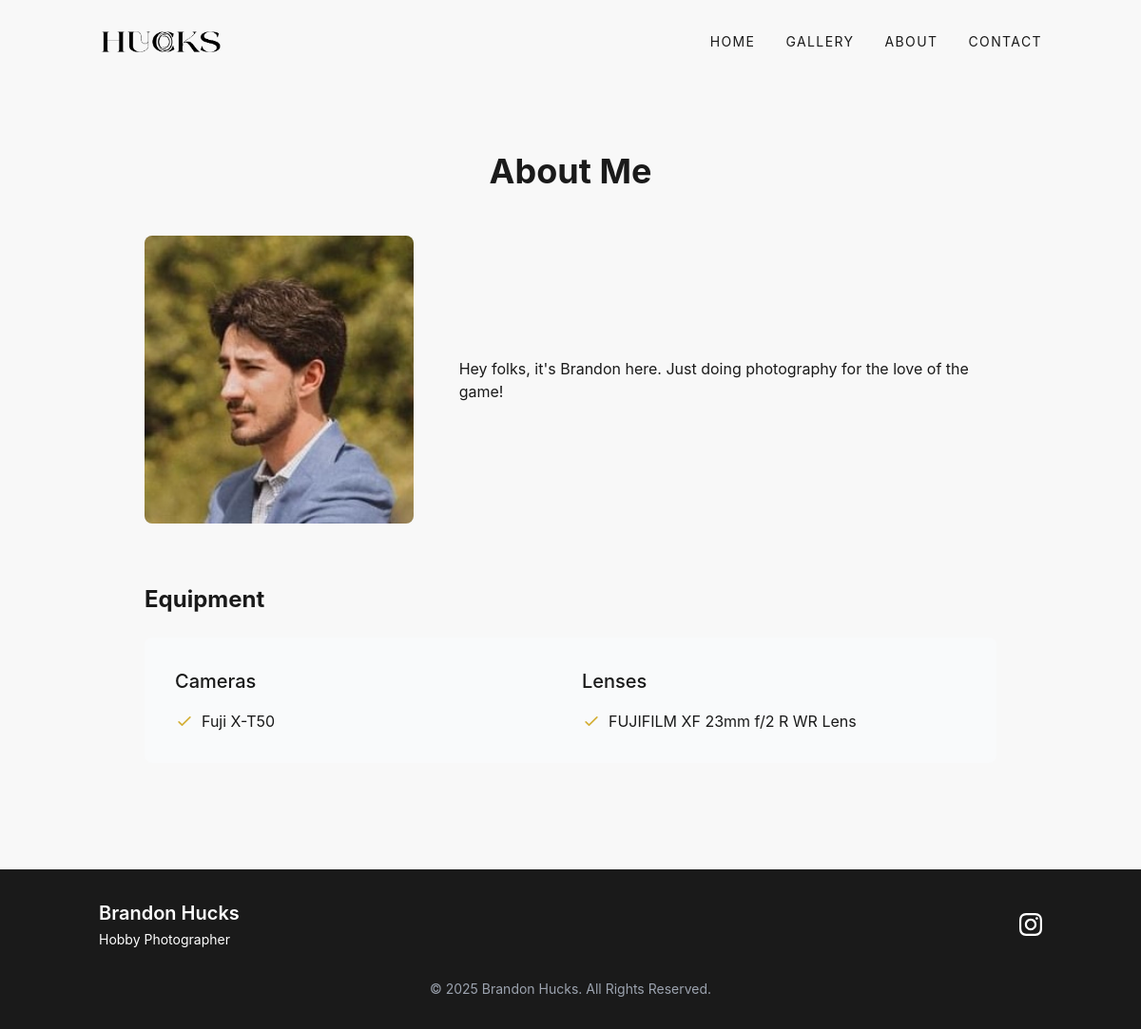
Page /about/ on the earlier database version.
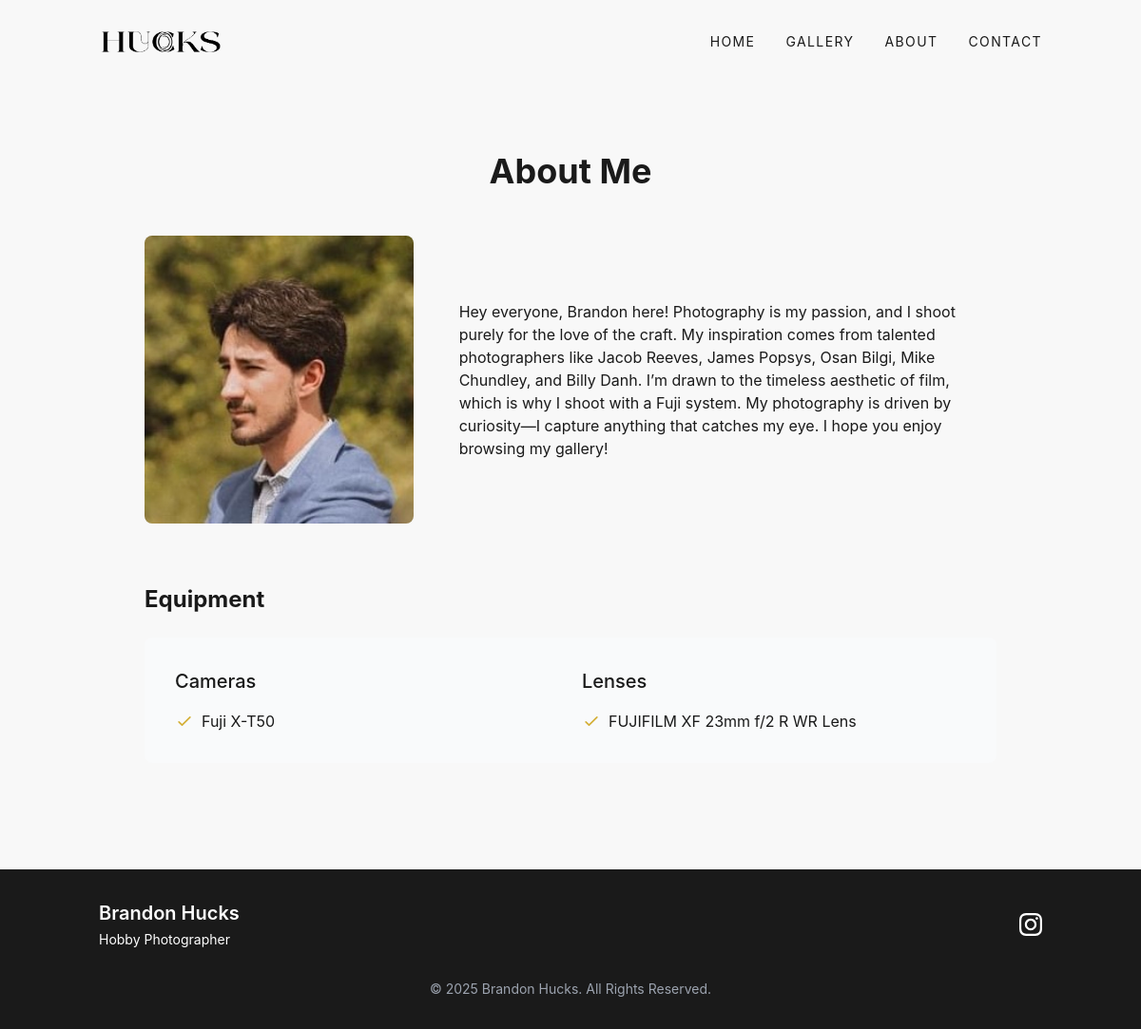
Same page on the later database version.
### portfolio/models.py (models this page shows, shortened)
class About(models.Model):
    profile_image = models.ImageField(upload_to='about/', blank=True)
    bio = models.TextField()
    class Meta:
        verbose_name_plural = "About"

### portfolio/views.py (the view)
# urls.py: path('about/', views.AboutView.as_view(), name='about'),
class AboutView(TemplateView):
    template_name = 'portfolio/about.html'
    def get_context_data(self, **kwargs):
        context = super().get_context_data(**kwargs)
        context['about'] = About.objects.first()
        return context

### portfolio/templates/portfolio/about.html (shortened to what this page needs)
{% extends 'portfolio/base.html' %}
{% block content %}
<div class="container mx-auto px-4">
    <div class="py-16 max-w-4xl mx-auto">
        <h1 class="text-4xl font-bold mb-12 text-center">About Me</h1>
        {% if about %}
        <div class="flex flex-col md:flex-row gap-12 items-center">
            {% if about.profile_image %}
            <div class="md:w-1/3">
                <div class="rounded-lg overflow-hidden">
                    <img src="{{ about.profile_image.url }}" alt="Profile" class="w-full h-auto">
                </div>
            </div>
            {% endif %}
            <div class="{% if about.profile_image %}md:w-2/3{% endif %}">
                <div class="prose prose-lg max-w-none">
                    {{ about.bio|linebreaks }}
                </div>
            </div>
        </div>
        {% else %}
        <div class="text-center py-12">
            <p>No bio yet.</p>
        </div>
        {% endif %}
        <div class="mt-16">
            <h2 class="text-2xl font-bold mb-6">Equipment</h2>
            <div class="bg-gray-50 p-8 rounded-lg">
                <div class="grid grid-cols-1 md:grid-cols-2 gap-6">
                    <div>
                        <h3 class="text-xl font-medium mb-4">Cameras</h3>
                        <ul class="space-y-2">
                            <li class="flex items-start">
                                <svg xmlns="http://www.w3.org/2000/svg" class="h-5 w-5 mr-2 text-photo-accent mt-0.5" fill="none" viewBox="0 0 24 24" stroke="currentColor">
                                    <path stroke-linecap="round" stroke-linejoin="round" stroke-width="2" d="M5 13l4 4L19 7" />
                                </svg>
                                <span>Fuji X-T50</span>
                            </li>
                        </ul>
                    </div>
                    <div>
                        <h3 class="text-xl font-medium mb-4">Lenses</h3>
                        <ul class="space-y-2">
                            <li class="flex items-start">
                                <svg xmlns="http://www.w3.org/2000/svg" class="h-5 w-5 mr-2 text-photo-accent mt-0.5" fill="none" viewBox="0 0 24 24" stroke="currentColor">
                                    <path stroke-linecap="round" stroke-linejoin="round" stroke-width="2" d="M5 13l4 4L19 7" />
                                </svg>
                                <span>FUJIFILM XF 23mm f/2 R WR Lens</span>
                            </li>
                        </ul>
                    </div>
                </div>
            </div>
        </div>
    </div>
</div>
{% endblock %}

### portfolio/templates/portfolio/base.html (shortened to what this page needs)
<!DOCTYPE html>
<html lang="en">
<head>
    <script src="https://cdn.tailwindcss.com"></script>
</head>
<body class="bg-photo-light text-photo-dark min-h-screen flex flex-col">
    {% load static %}
    <header class="fixed w-full bg-photo-light/90 backdrop-blur-sm z-50">
        <nav class="container mx-auto px-4 py-6 flex justify-between items-center">
            <a href="{% url 'portfolio:home' %}" class="flex items-center">
                <img src="{% static 'portfolio/img/hucksphoto.png' %}" alt="Brandon Hucks Logo" class="h-10">
            </a>
            <div class="hidden md:flex space-x-8 text-sm uppercase tracking-widest">
                <a href="{% url 'portfolio:home' %}" class="hover:text-photo-accent transition-colors duration-300">Home</a>
                <a href="{% url 'portfolio:gallery' %}" class="hover:text-photo-accent transition-colors duration-300">Gallery</a>
                <a href="{% url 'portfolio:about' %}" class="hover:text-photo-accent transition-colors duration-300">About</a>
                <a href="{% url 'portfolio:contact' %}" class="hover:text-photo-accent transition-colors duration-300">Contact</a>
            </div>
        </nav>
    </header>
    <main class="flex-grow pt-24 pb-12">
        {% block content %}{% endblock %}
    </main>
    <footer class="bg-photo-dark text-white py-8">
        <div class="container mx-auto px-4">
            <div class="flex flex-col md:flex-row justify-between items-center">
                <div class="mb-4 md:mb-0">
                    <h3 class="text-xl font-semibold">Brandon Hucks</h3>
                    <p class="text-sm mt-1">Hobby Photographer</p>
                </div>
                <div class="flex space-x-4">
                    <a href="https://www.instagram.com/hucksphoto?igsh=MTE3b29kM3Jrbmpjeg%3D%3D&utm_source=qr" class="text-white hover:text-photo-accent transition-colors duration-300">
                    </a>
                </div>
            </div>
            <div class="text-center mt-8 text-sm text-gray-400">
                <p>© {% now "Y" %} Brandon Hucks. All Rights Reserved.</p>
            </div>
        </div>
    </footer>
</body>
</html>

Differences in the rows shown:
changed About: bio "Hey folks, it's Brandon here. Just doing photography for the love of the game!" → "Hey everyone, Brandon here! Photography is my passion, and I shoot purely for the love of the craft. My inspiration comes from talented photographers like Jacob Reeves, James Popsys, Osan Bilgi, Mike Chundley, and Billy Danh. I’m drawn to the timeless aesthetic of film, which is why I shoot with a Fuji system. My photography is driven by curiosity—I capture anything that catches my eye. I hope you enjoy browsing my gallery!"
